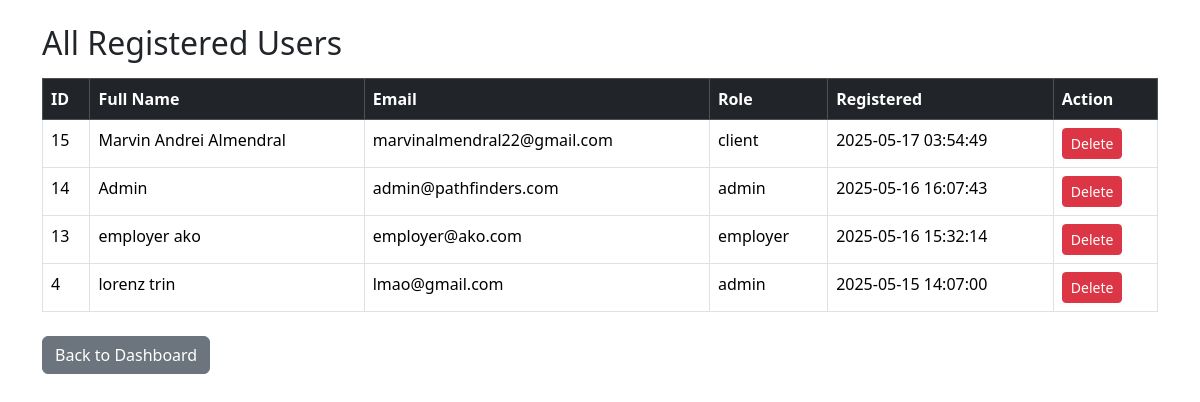
/pathfinderfinal-main/admin/manage_users.php (signed in), run on the app's committed database.
### tables this page shows
CREATE TABLE `users` (
  `id` int(11) NOT NULL,
  `fullname` varchar(100) NOT NULL,
  `email` varchar(100) NOT NULL,
  `resume` varchar(255) DEFAULT NULL,
  `password` varchar(255) NOT NULL,
  `role` enum('admin','employer','client') NOT NULL,
  `created_at` timestamp NOT NULL DEFAULT current_timestamp()
);

### pathfinderfinal-main/admin/manage_users.php (the view, shortened to what this page needs)
<?php
include '../connection.php';
$sql = "SELECT id, fullname, email, role, created_at FROM users ORDER BY created_at DESC";
$result = $conn->query($sql);
?>
<!DOCTYPE html>
<html>
<head>
    <link rel="stylesheet" href="https://cdn.jsdelivr.net/npm/bootstrap@5.3.3/dist/css/bootstrap.min.css">
</head>
<body>
<div class="container mt-4">
    <h2 class="mb-3">All Registered Users</h2>
    <table class="table table-bordered table-hover">
        <thead class="table-dark">
            <tr>
                <th>ID</th>
                <th>Full Name</th>
                <th>Email</th>
                <th>Role</th>
                <th>Registered</th>
                <th>Action</th>
            </tr>
        </thead>
        <tbody>
            <?php while ($row = $result->fetch_assoc()): ?>
            <tr>
                <td><?= $row['id'] ?></td>
                <td><?= $row['fullname'] ?></td>
                <td><?= $row['email'] ?></td>
                <td><?= $row['role'] ?></td>
                <td><?= $row['created_at'] ?></td>
                <td>
                    <a href="delete_user.php?id=<?= $row['id'] ?>" class="btn btn-danger btn-sm" onclick="return confirm('Are you sure you want to delete this user?');">Delete</a>
                </td>
            </tr>
            <?php endwhile; ?>
        </tbody>
    </table>
    <a href="dashboardadmin.php" class="btn btn-secondary mt-2">Back to Dashboard</a>
</div>
</body>
</html>

### data on the page
users: id "15", fullname "Marvin Andrei Almendral", email "marvinalmendral22@gmail.com", role "client", created_at "2025-05-17 03:54:49"
users: id "14", fullname "Admin", email "admin@pathfinders.com", role "admin", created_at "2025-05-16 16:07:43"
users: id "13", fullname "employer ako", email "employer@ako.com", role "employer", created_at "2025-05-16 15:32:14"
users: id "4", fullname "lorenz trin", email "lmao@gmail.com", role "admin", created_at "2025-05-15 14:07:00"
